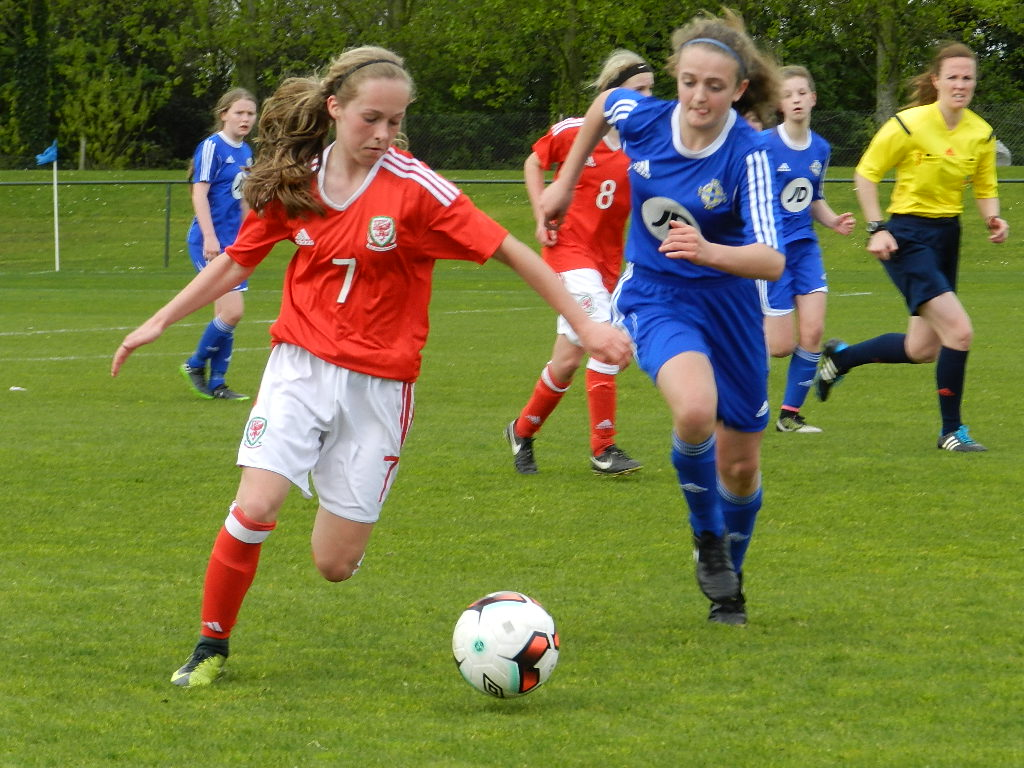
#> input picture 11.jpg, 1024 x 768 px
$ python image_segmentation1.py
#> lines starting #> are read from the running program, lines starting #| are printed output that depends on the picture
from skimage.color import rgb2gray
import numpy as np
import cv2
import matplotlib.pyplot as plt
from scipy import ndimage

image_1 = plt.imread('11.jpg')/255
image = cv2.resize(image_1, (0, 0), fx = 0.1, fy = 0.1)
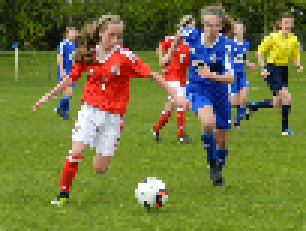
#> image: shape (77, 102, 3) float64 (shown 3 times larger); mean R, G, B 0.451, 0.466, 0.244
print(image.shape)
#| (77, 102, 3)
plt.imshow(image)
pic_n = image.reshape(image.shape[0]*image.shape[1],image.shape[2])

from sklearn.cluster import KMeans
kmeans = KMeans(n_clusters=25, random_state=0).fit(pic_n)
pic2show = kmeans.cluster_centers_[kmeans.labels_]

cluster_pic = pic2show.reshape(image.shape[0], image.shape[1], image.shape[2])
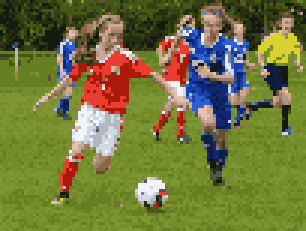
#> cluster_pic: shape (77, 102, 3) float64 (shown 3 times larger); mean R, G, B 0.451, 0.466, 0.244
plt.imshow(cluster_pic)

gray = rgb2gray(image)
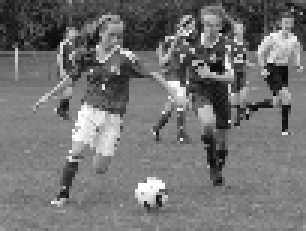
#> gray: shape (77, 102) float64 (shown 3 times larger); min 0.022, max 1, mean 0.446
gray_r = gray.reshape(gray.shape[0]*gray.shape[1])
#> gray_r = 7854 values, max 1 at index 6272, min 0.022 at index 2746, mean 0.446
print(gray_r)
#> (printed output is left out)
for i in range(gray_r.shape[0]):
    if gray_r[i] > gray_r.mean():
        gray_r[i] = 3
    elif gray_r[i] > 0.5:
        gray_r[i] = 2
    elif gray_r[i] > 0.25:
        gray_r[i] = 1
    else:
        gray_r[i] = 0
#> after the loop, gray_r = 7854 values, max 3 at index 23, min 0 at index 1, mean 1.33
gray = gray_r.reshape(gray.shape[0],gray.shape[1])
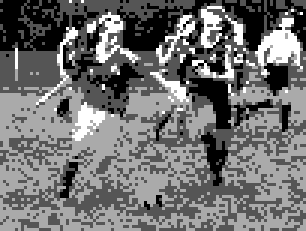
#> gray: shape (77, 102) float64 (shown 3 times larger); min 0, max 3, mean 1.33; drawn with min black and max white

# defining the sobel & laplace filters
sobel_horizontal = np.array([np.array([1, 2, 1]), np.array([0, 0, 0]), np.array([-1, -2, -1])])
sobel_vertical = np.array([np.array([-1, 0, 1]), np.array([-2, 0, 2]), np.array([-1, 0, 1])])
kernel_laplace = np.array([np.array([1, 1, 1]), np.array([1, -8, 1]), np.array([1, 1, 1])])

out_h = ndimage.convolve(gray, sobel_horizontal, mode='reflect')
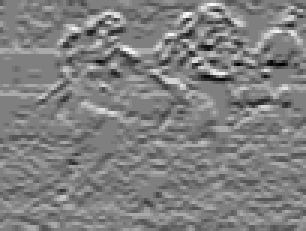
#> out_h: shape (77, 102) float64 (shown 3 times larger); min -12, max 12, mean 0.0886; drawn with min black and max white
out_v = ndimage.convolve(gray, sobel_vertical, mode='reflect')
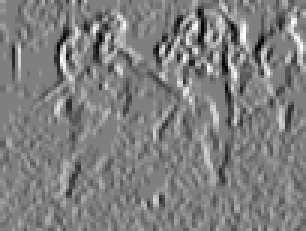
#> out_v: shape (77, 102) float64 (shown 3 times larger); min -12, max 12, mean 0; drawn with min black and max white
out_l = ndimage.convolve(gray, kernel_laplace, mode='reflect')
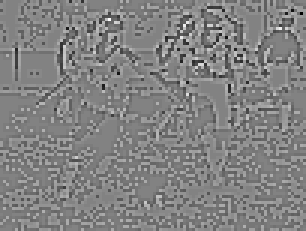
#> out_l: shape (77, 102) float64 (shown 3 times larger); min -23, max 22, mean 0; drawn with min black and max white

# plt.imshow(gray, cmap='gray')
# plt.imshow(out_h, cmap='gray')
# plt.imshow(out_l, cmap='gray')
plt.show()
